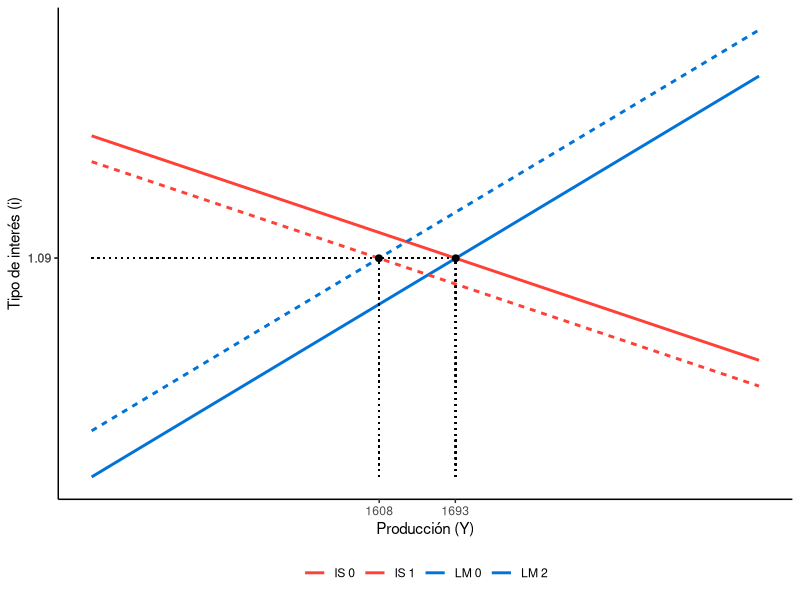
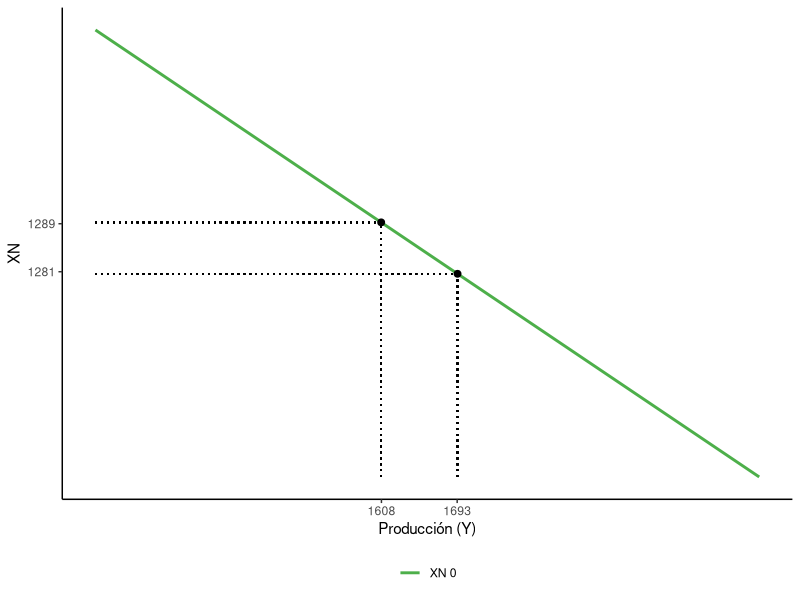

Write R code to recreate these figures, in order.

library(tidyverse)
library(readxl)
library(ggpubr)

df.parametros <- read_xlsx("parametros.xlsx")
var_parametros = df.parametros
var_rango_produccion = 0:25000
var_dist_eq = 0.2
var_color <- c("#FF4036", "#0073D9", "#4DAF4A")
var_movilidad_capital = "smk"
var_tipo_cambio = "flexible"


var_parametros <- var_parametros %>%
  mutate(alfa = 1/(1-c*(1-t)-m),
         gamma = alfa*h/(h+alfa*b*k),
         beta = alfa*b/(h+alfa*b*k))

parametros_inicial <- filter(var_parametros, Escenario == "Inicial")
parametros_final <- filter(var_parametros, Escenario == "Final")

df.cambios <- diff(as.matrix(var_parametros[,-1]))
cambios <- colnames(df.cambios)[which(df.cambios != 0)]

var_cambios <- 0

# Funciones IS-LM
is_f <- function(produccion, alfa, C0, G0, I0, XN0, v, e, p_dom, p_int, b) { 1/b*(C0+G0+I0+XN0+v*e*p_int/p_dom-1/alfa*produccion) }
lm_f <- function(produccion, k, h, M, p_dom) { 1/h * (k*produccion-M/p_dom) }
# tipo_cambio_f <- function(produccion, tipo_interes, p_dom, p_int, v, alfa, b, C0, G0, I0, XN0) { p_dom/(v*p_int)*(produccion/alfa+b*tipo_interes-(C0+G0+I0+XN0)) }
# tipo_cambio_f <- function(produccion, p_dom, p_int, v, alfa, gamma, beta, C0, G0, I0, XN0, M) {
#   p_dom/(p_int*v)*(produccion/gamma-(G0+C0+I0+XN0)-beta/gamma*M/p_dom)
# }
xn_f <- function(produccion, XN0, v, e, p_int, p_dom, m) { XN0 + v*e*p_int/p_dom - m*produccion }

# Equilibrio inicial
df <- data.frame(produccion = var_rango_produccion,
                 is_0 = is_f(produccion = var_rango_produccion,
                             alfa = parametros_inicial$alfa, b = parametros_inicial$b, C0 = parametros_inicial$C0,
                             I0 = parametros_inicial$I0, G0 = parametros_inicial$G0, XN0 = parametros_inicial$XN0,
                             v = parametros_inicial$v, e = parametros_inicial$e, p_int = parametros_inicial$p_int, p_dom = parametros_inicial$p_dom),
                 lm_0 = lm_f(produccion = var_rango_produccion, k = parametros_inicial$k, h = parametros_inicial$h,
                             M = parametros_inicial$M, p_dom = parametros_inicial$p_dom),
                 xn_0 = xn_f(produccion = var_rango_produccion, XN0 = parametros_inicial$XN0, v = parametros_inicial$v,
                             e = parametros_inicial$e, p_int = parametros_inicial$p_int, p_dom = parametros_inicial$p_dom, m = parametros_inicial$m))

is_0_f <- approxfun(df$produccion, df$is_0, rule = 2)
lm_0_f <- approxfun(df$produccion, df$lm_0, rule = 2)
xn_0_f <- approxfun(df$produccion, df$xn_0, rule = 2)

# Puntos de equilibrio
# Equilibrio inicial
y0 <- uniroot(function(x) is_0_f(x) - lm_0_f(x), range(df$produccion))$root
i0 <- lm_0_f(y0)
xn0 <- xn_0_f(y0)
df.equilibrio <- data.frame("Escenario" = "Inicial", y = y0, i = i0, xn = xn0)

# Movilidad perfecta de capitales ----
mf_tc_fijo <- function(var_rango_produccion, cambios, parametros_final, var_dist_eq, df.equilibrio) {
  
  cambio_f <- "cambio_funciones_"
  # Indicar si hay una nueva IS
  if(any(c("c", "t", "m", "b", "C0", "I0", "G0", "XN0", "v", "e", "p_int", "p_dom") %in% cambios) == T) {
    
    # cambio en la IS
    df <- df %>%
      mutate(is_1 = is_f(produccion = var_rango_produccion,
                         alfa = parametros_final$alfa, b = parametros_final$b, C0 = parametros_final$C0,
                         I0 = parametros_final$I0, G0 = parametros_final$G0, XN0 = parametros_final$XN0,
                         v = parametros_final$v, e = parametros_final$e, p_int = parametros_final$p_int, p_dom = parametros_final$p_dom))
    
    is_1_f <- approxfun(df$produccion, df$is_1, rule = 2)
    cambio_f <- paste0(cambio_f, "IS_")
  }
  
  # Indicar si hay una nueva LM
  if(any(c("k", "h", "M", "p_dom") %in% cambios) == T) {
    
    df <- df %>%
      mutate(lm_1 = lm_f(produccion = var_rango_produccion, k = parametros_final$k, h = parametros_final$h,
                         M = parametros_final$M, p_dom = parametros_final$p_dom))
    
    lm_1_f <- approxfun(df$produccion, df$lm_1, rule = 2)
    cambio_f <- paste0(cambio_f, "LM_")
  }
  
  # Indicar si hay una nueva XN
  if(any(c("XN0", "v", "e", "p_int", "p_dom", "m") %in% cambios) == T) {
    
    df <- df %>%
      mutate(xn_1 = xn_f(produccion = var_rango_produccion, XN0 = parametros_final$XN0, v = parametros_final$v,
                         e = parametros_final$e, p_int = parametros_final$p_int, p_dom = parametros_final$p_dom, m = parametros_final$m))
    
    xn_1_f <- approxfun(df$produccion, df$xn_1, rule = 2)
    cambio_f <- paste0(cambio_f, "XN")
    
  }
  
  if(grepl("IS|LM|XN", cambio_f)) {
    if(grepl("IS|XN", cambio_f)) {
      # Nivel de renta con la nueva IS para el tipo de interés inicial
      y2 <- parametros_final %>% mutate(y2 = alfa*(C0+G0+I0+XN0+v*e*p_int/p_dom-b*i0)) %>% pull(y2)
      # Calcular la oferta monetaria con la que se alcanza el nuevo nivel de renta con el tipo de interés inicial
      M2 <- parametros_final %>% mutate(M2 = p_dom*(k*y2 - h*i0)) %>% pull(M2)
    } else {
      # # Tipo de interés con la nueva LM
      # i2 <- parametros_final %>% mutate(i2 = (k*y2-M/p_dom)/h) %>% pull(i2)
      # Calcular la oferta monetaria con la que se alcanza el tipo de interés inicial
      M2 <- parametros_final %>% mutate(M2 = p_dom*(k*y0 - h*i0)) %>% pull(M2)
      y2 <- y0
    }

    df <- df %>%
      mutate(lm_2 = lm_f(produccion = var_rango_produccion, k = parametros_final$k,
                         h = parametros_final$h, M = M2, p_dom = parametros_final$p_dom))
    lm_2_f <- approxfun(df$produccion, df$lm_2, rule = 2)

    df.equilibrio <- bind_rows(df.equilibrio, # %>% filter(Escenario == "Inicial")
                               data.frame("Escenario" = "Final", y = y2, i = i0, xn = ifelse(exists("xn_1_f") == T, xn_1_f(y2), xn_0_f(y2))))

    df <- df %>%
      filter(produccion > min(c((1-var_dist_eq)*y0, (1+var_dist_eq)*y2)), produccion < max(c((1-var_dist_eq)*y0, (1+var_dist_eq)*y2)))
    
  } else {
    df <- df %>%
      rename("LM" = "lm_0", "IS" = "is_0")
    df <- df %>%
      filter(produccion > (1-var_dist_eq)*y0, produccion < (1+var_dist_eq)*y0)
  }

  list.resultados <- list(df, df.equilibrio)

  return(list.resultados)
  
}

resultados.mf_tc_fijo <- mf_tc_fijo(var_rango_produccion = var_rango_produccion, cambios = cambios,
                                    parametros_final = parametros_final, var_dist_eq = var_dist_eq, df.equilibrio = df.equilibrio)


# Visualizar resultados ----
df.equilibrio <- resultados.mf_tc_fijo[[2]]
df.is.lm <- resultados.mf_tc_fijo[[1]] %>%
  select(-contains("xn")) %>%
  pivot_longer(cols = !produccion, names_to = "funcion", values_to = "tipo_interes") %>%
  separate(funcion, into = c("IS_LM", "situacion"), sep = "_", remove = FALSE) %>%
  replace_na(list(situacion = 0)) %>%
  mutate(funcion = toupper(str_replace(funcion, "_", " ")),
         IS_LM = toupper(IS_LM)) %>%
  group_by(IS_LM) %>%
  mutate(situacion = case_when(situacion == max(situacion) ~ "Final",
                               situacion > min(situacion) ~ "Intermedia",
                               TRUE ~ "Inicial"))

df.xn <- resultados.mf_tc_fijo[[1]] %>%
  select(-matches("is|lm")) %>%
  pivot_longer(cols = !produccion, names_to = "funcion", values_to = "xn") %>%
  separate(funcion, into = c("IS_LM", "situacion"), sep = "_", remove = FALSE) %>%
  replace_na(list(situacion = 0)) %>%
  mutate(funcion = toupper(str_replace(funcion, "_", " ")),
         IS_LM = toupper(IS_LM)) %>%
  group_by(IS_LM) %>%
  mutate(situacion = case_when(situacion == max(situacion) ~ "Final",
                               situacion > min(situacion) ~ "Intermedia",
                               TRUE ~ "Inicial"))

grafico_is_lm <- ggplot(data = df.is.lm, aes(x = produccion, y = tipo_interes, color = funcion)) +
  geom_path(size = 1, aes(linetype = situacion)) +
  scale_color_manual(breaks = c("IS", "IS 0", "IS 1", "IS 2", "LM", "LM 0", "LM 1", "LM 2"),
                     values = c(rep(var_color[1], 4), rep(var_color[2], 4))) +
  # scale_color_manual(values = c("#FF4036", "#FF4036", "#0073D9", "#0073D9")) +
  geom_segment(aes(x = y0, y = min(tipo_interes), xend = y0, yend = i0), lty = "dotted", color = "black") +
  geom_segment(aes(x = min(produccion), y = i0, xend = y0, yend = i0), lty = "dotted", color = "black")

if(any(grepl("Inicial", df.is.lm$situacion))) {
  grafico_is_lm <- grafico_is_lm +
    # ggplot(data = df.is.lm, aes(x = produccion, y = tipo_interes, color = funcion)) +
    geom_segment(aes(x = df.equilibrio$y[-1], y = min(tipo_interes), xend = df.equilibrio$y[-1], yend = df.equilibrio$i[-1]), lty = "dotted", color = "black") +
    geom_segment(aes(x = min(produccion), y = df.equilibrio$i[-1], xend = df.equilibrio$y[-1], yend = df.equilibrio$i[-1]), lty = "dotted", color = "black")
}

grafico_is_lm <- grafico_is_lm +
  geom_point(data = df.equilibrio[,-1], aes(x = y, y = i), size = 2, color = "black") +
  # geom_point(aes(x = y1, y = i1), size = 2, color = "black") +
  scale_y_continuous(breaks = round(df.equilibrio$i, 2)) +
  scale_x_continuous(breaks = round(df.equilibrio$y, 0)) +
  labs(x = "Producción (Y)",
       y = "Tipo de interés (i)"#,
       # title = "IS-LM en economía abierta sin movilidad de capital"
  ) +
  theme_classic() +
  theme(legend.position = "bottom",
        legend.title = element_blank()) +
  guides(linetype = FALSE)
grafico_is_lm


grafico_xn <- ggplot(data = df.xn, aes(x = produccion, y = xn, color = funcion)) +
  geom_path(size = 1, aes(linetype = situacion)) +
  scale_color_manual(breaks = c("XN", "XN 0", "XN 1"),
                     values = rep(var_color[3], 3)) +
  # scale_color_manual(values = c("#FF4036", "#FF4036", "#0073D9", "#0073D9")) +
  geom_segment(aes(x = y0, y = min(xn), xend = y0, yend = df.equilibrio$xn[1]), lty = "dotted", color = "black") +
  geom_segment(aes(x = min(produccion), y = df.equilibrio$xn[1], xend = y0, yend = df.equilibrio$xn[1]), lty = "dotted", color = "black") +
  geom_segment(aes(x = df.equilibrio$y[2], y = min(xn), xend = df.equilibrio$y[2], yend = df.equilibrio$xn[2]), lty = "dotted", color = "black") +
  geom_segment(aes(x = min(produccion), y = df.equilibrio$xn[2], xend = df.equilibrio$y[2], yend = df.equilibrio$xn[2]), lty = "dotted", color = "black") +
  geom_point(data = df.equilibrio[,-1], aes(x = y, y = xn), size = 2, color = "black") +
  scale_y_continuous(breaks = round(df.equilibrio$xn, 0)) +
  scale_x_continuous(breaks = round(df.equilibrio$y, 0)) +
  # geom_point(aes(x = y1, y = i1), size = 2, color = "black") +
  labs(x = "Producción (Y)",
       y = "XN"#,
       # title = "Saldo del sector exterior"
  ) +
  theme_classic() +
  theme(legend.position = "bottom",
        legend.title = element_blank()) +
  guides(linetype = FALSE)
if(min(df.xn$xn) <= 0) grafico_xn <- grafico_xn + geom_hline(yintercept=0)
grafico_xn












